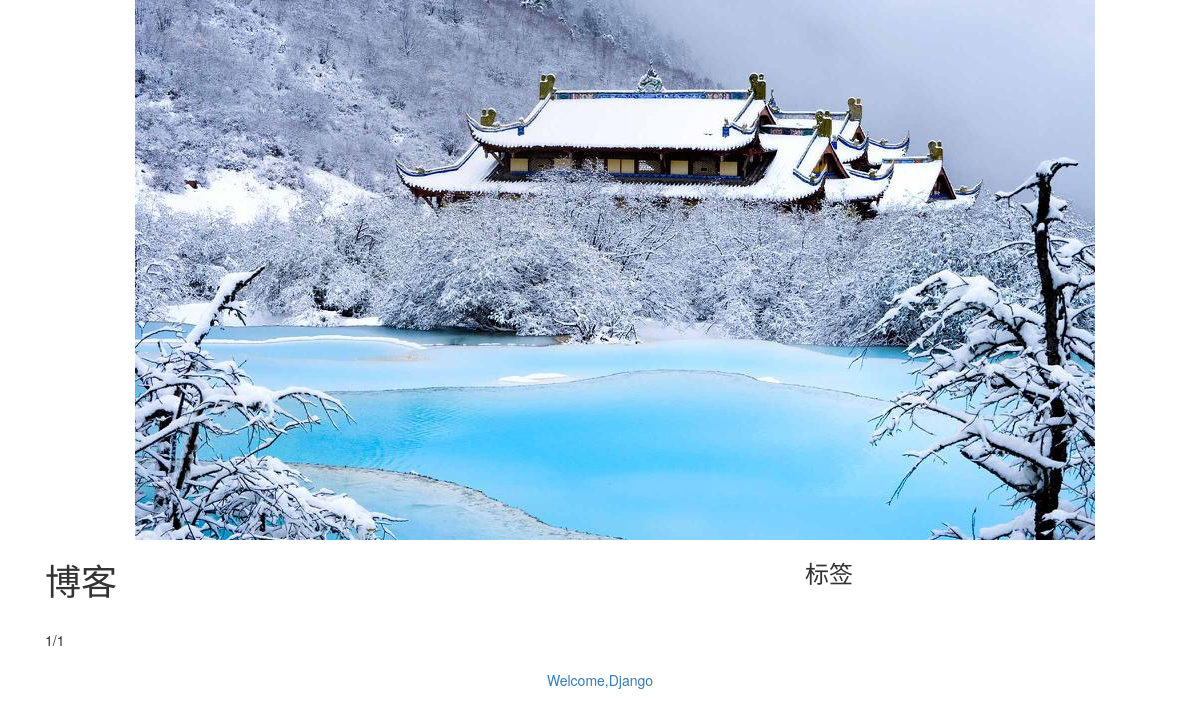
/blog/tag/Python, run on an earlier commit of the app's database.
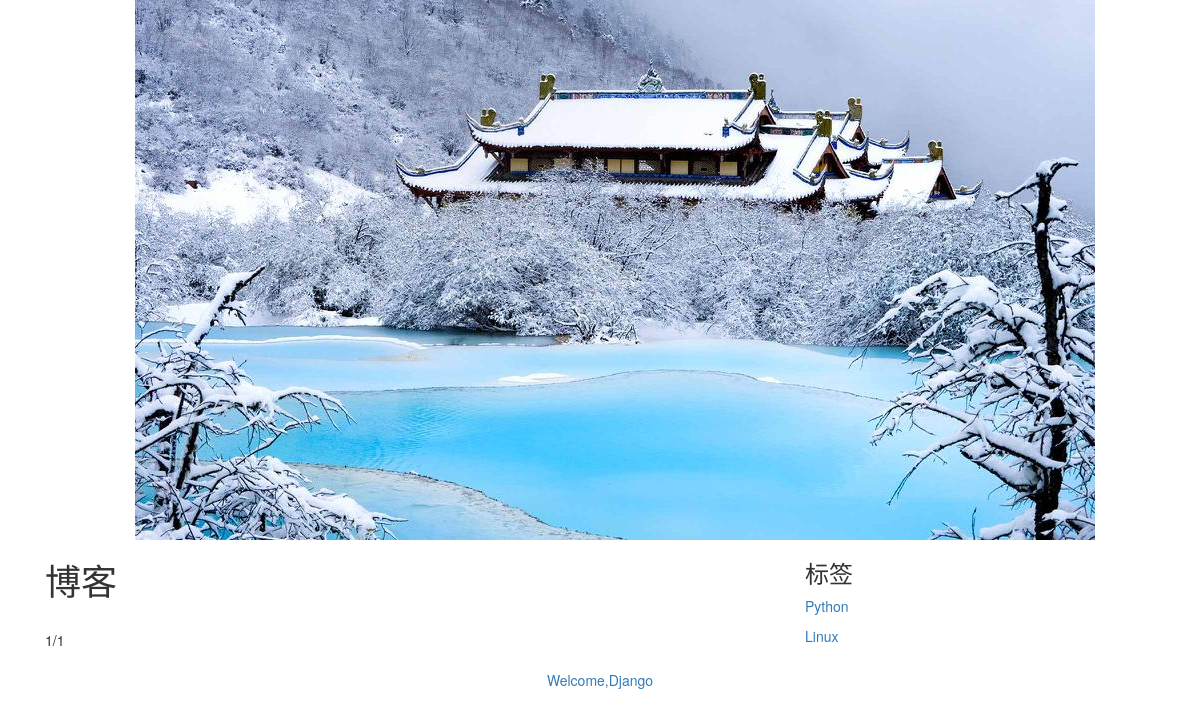
And on a later commit of the database.
### blog/models.py (models this page shows, shortened)
class ArticleTag(models.Model):
	tag = models.CharField(max_length=500)

### blog/views.py (the view)
# urls.py: url(r'^tag/(?P<tag_name>\w+)$', views.index, name='tag'),
def index(request, tag_name=None):
	post = ArticlePost.objects.filter(status='published')
	tags =  ArticleTag.objects.values_list('tag', flat=True)
	if tag_name:
		post = post.filter(article_tag__tag=tag_name)
	paginator = Paginator(post, 15)  #每页15个标题
	page = request.GET.get('page')
	try:
		current_page = paginator.page(page)
		post = current_page.object_list
	except PageNotAnInteger:
		current_page = paginator.page(1)
		post = current_page.object_list
	except EmptyPage:
		current_page = paginator.page(paginator.num_pages)
		post = current_page.object_list
	return render(request, 'blog/list.html', {'posts': post, 'page':current_page, 'tags':tags})

### blog/templates/blog/list.html (shortened to what this page needs)
{% extends "./base.html"%}
{% load static %}
{% block content %}
<div class='container'>
  <img src="{% static 'images/header.jpg' %}" class='img-responsive center-block'>
</div>
<article class='col-xs-12 col-md-8'>
<h1>博客</h1>
  {% include 'blog/pagination.html' %}
</article>
<aside class="col-xs-6 col-md-4">
  <h3>标签</h3>
  {% for i in  tags %}
  <p><a href="{% url 'blog:tag' i %}">{{ i }}</a></p>
  {% endfor %}
{% endblock %}

What changed in the data, as far as the page shows it:
added ArticleTag: tag "Python"
added ArticleTag: tag "Linux"
